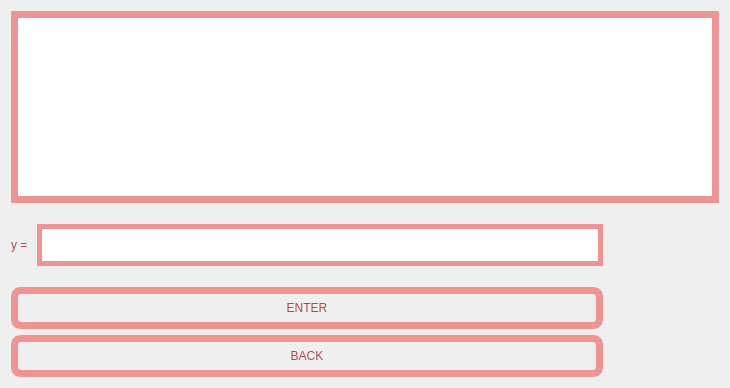
<?xml version="1.0" encoding="UTF-8"?>
<ui version="4.0">
 <class>GuessGame</class>
 <widget class="QDialog" name="GuessGame">
  <property name="geometry">
   <rect>
    <x>0</x>
    <y>0</y>
    <width>730</width>
    <height>388</height>
   </rect>
  </property>
  <property name="sizePolicy">
   <sizepolicy hsizetype="Preferred" vsizetype="Expanding">
    <horstretch>0</horstretch>
    <verstretch>0</verstretch>
   </sizepolicy>
  </property>
  <property name="windowTitle">
   <string>MATFWars</string>
  </property>
  <property name="styleSheet">
   <string notr="true">background-image: url(:/background/background2.jpg);</string>
  </property>
  <layout class="QVBoxLayout" name="verticalLayout_4">
   <item>
    <layout class="QHBoxLayout" name="horizontalLayout">
     <item>
      <widget class="QGraphicsView" name="gvCanvas">
       <property name="sizePolicy">
        <sizepolicy hsizetype="Expanding" vsizetype="Expanding">
         <horstretch>0</horstretch>
         <verstretch>0</verstretch>
        </sizepolicy>
       </property>
       <property name="styleSheet">
        <string notr="true">border:7px solid;
border-color: rgb(238, 148, 148);</string>
       </property>
       <property name="verticalScrollBarPolicy">
        <enum>Qt::ScrollBarAlwaysOff</enum>
       </property>
       <property name="horizontalScrollBarPolicy">
        <enum>Qt::ScrollBarAlwaysOff</enum>
       </property>
       <property name="sizeAdjustPolicy">
        <enum>QAbstractScrollArea::AdjustIgnored</enum>
       </property>
      </widget>
     </item>
    </layout>
   </item>
   <item>
    <spacer name="verticalSpacer">
     <property name="orientation">
      <enum>Qt::Vertical</enum>
     </property>
     <property name="sizeType">
      <enum>QSizePolicy::Maximum</enum>
     </property>
     <property name="sizeHint" stdset="0">
      <size>
       <width>15</width>
       <height>15</height>
      </size>
     </property>
    </spacer>
   </item>
   <item>
    <layout class="QHBoxLayout" name="horizontalLayout_4" stretch="0,0,3,0">
     <property name="sizeConstraint">
      <enum>QLayout::SetFixedSize</enum>
     </property>
     <item>
      <layout class="QVBoxLayout" name="verticalLayout_3">
       <property name="rightMargin">
        <number>0</number>
       </property>
       <item>
        <layout class="QHBoxLayout" name="horizontalLayout_2">
         <item>
          <widget class="QLabel" name="y_label">
           <property name="styleSheet">
            <string notr="true">color: rgb(180, 72, 72);
font: 600 20pt &quot;URW Bookman&quot;;
</string>
           </property>
           <property name="text">
            <string>y = </string>
           </property>
          </widget>
         </item>
         <item>
          <widget class="QLineEdit" name="leFunctionInput">
           <property name="sizePolicy">
            <sizepolicy hsizetype="Expanding" vsizetype="Expanding">
             <horstretch>0</horstretch>
             <verstretch>0</verstretch>
            </sizepolicy>
           </property>
           <property name="styleSheet">
            <string notr="true">border:5px solid;
background-image: url(:/background/whiteBackground.jpg);
border-color: rgb(238, 148, 148);</string>
           </property>
          </widget>
         </item>
        </layout>
       </item>
       <item>
        <spacer name="verticalSpacer_2">
         <property name="orientation">
          <enum>Qt::Vertical</enum>
         </property>
         <property name="sizeType">
          <enum>QSizePolicy::Minimum</enum>
         </property>
         <property name="sizeHint" stdset="0">
          <size>
           <width>20</width>
           <height>15</height>
          </size>
         </property>
        </spacer>
       </item>
       <item>
        <widget class="QPushButton" name="enter_guess_button">
         <property name="sizePolicy">
          <sizepolicy hsizetype="Expanding" vsizetype="Expanding">
           <horstretch>0</horstretch>
           <verstretch>0</verstretch>
          </sizepolicy>
         </property>
         <property name="styleSheet">
          <string notr="true">color:rgb(180, 72, 72);
font: 600 17pt &quot;URW Bookman&quot;;
border-radius:10px;
border:7px solid;
border-color: rgb(238, 148, 148);
background-image: url(:/background/backgroundBtns.jpg);</string>
         </property>
         <property name="text">
          <string>ENTER</string>
         </property>
        </widget>
       </item>
       <item>
        <widget class="QPushButton" name="back_guess_button">
         <property name="sizePolicy">
          <sizepolicy hsizetype="Expanding" vsizetype="Expanding">
           <horstretch>0</horstretch>
           <verstretch>0</verstretch>
          </sizepolicy>
         </property>
         <property name="styleSheet">
          <string notr="true">color:rgb(180, 72, 72);
font: 600 17pt &quot;URW Bookman&quot;;
border-radius:10px;
border:7px solid;
border-color: rgb(238, 148, 148);
background-image: url(:/background/backgroundBtns.jpg);</string>
         </property>
         <property name="text">
          <string>BACK</string>
         </property>
        </widget>
       </item>
      </layout>
     </item>
     <item>
      <spacer name="horizontalSpacer">
       <property name="orientation">
        <enum>Qt::Horizontal</enum>
       </property>
       <property name="sizeType">
        <enum>QSizePolicy::Fixed</enum>
       </property>
       <property name="sizeHint" stdset="0">
        <size>
         <width>40</width>
         <height>40</height>
        </size>
       </property>
      </spacer>
     </item>
     <item>
      <widget class="QLabel" name="timer_label">
       <property name="sizePolicy">
        <sizepolicy hsizetype="Fixed" vsizetype="Fixed">
         <horstretch>0</horstretch>
         <verstretch>0</verstretch>
        </sizepolicy>
       </property>
       <property name="minimumSize">
        <size>
         <width>30</width>
         <height>0</height>
        </size>
       </property>
       <property name="styleSheet">
        <string notr="true">color:rgb(180, 72, 72);
font: 600 21pt &quot;URW Bookman&quot;;</string>
       </property>
       <property name="text">
        <string/>
       </property>
       <property name="alignment">
        <set>Qt::AlignCenter</set>
       </property>
      </widget>
     </item>
     <item>
      <spacer name="horizontalSpacer_2">
       <property name="orientation">
        <enum>Qt::Horizontal</enum>
       </property>
       <property name="sizeType">
        <enum>QSizePolicy::Fixed</enum>
       </property>
       <property name="sizeHint" stdset="0">
        <size>
         <width>40</width>
         <height>40</height>
        </size>
       </property>
      </spacer>
     </item>
    </layout>
   </item>
  </layout>
 </widget>
 <resources/>
 <connections/>
</ui>
